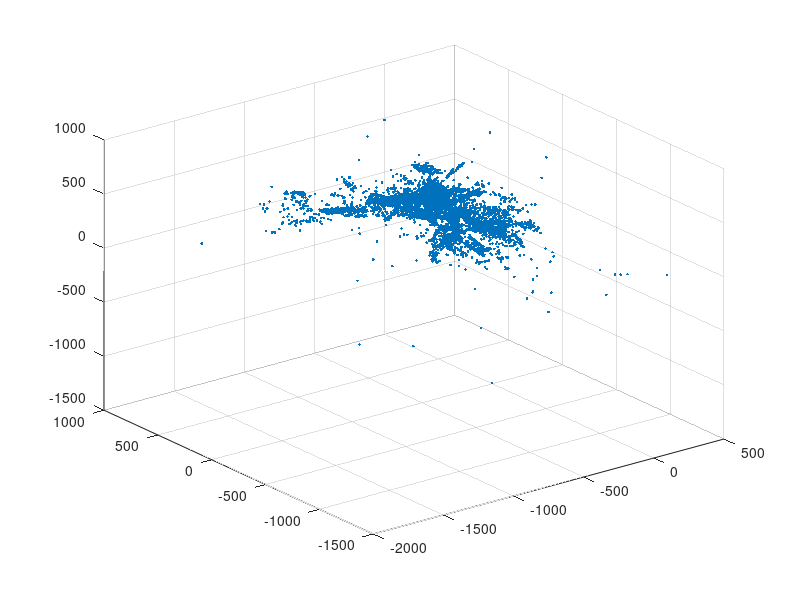

Source code (MATLAB):
%% Load images for final assignment
% create list of images present for the structure from motion project
% Input: 
%   -foldername
%
% Output: 
%   -3D model of the object
%
% Authors: 
%   -Bas Buller 4166566
%   -Rick Feith 4218272

clear all;  


%% Tunable parameters
harris_scales       = 22; % determines how many scales the image is checked for
harris_threshold    = 0.0001;
nearest_neighbour   = 0.87;
sift_thresh         = 0.75;
ransac_iters        = 5000;
ransac_thresh       = 100;

own_algorithm       = 0; % Use sift feature detection and matching (0) or own algorithm (1)      
step1               = 0; % Perform feature detection
step2               = 0; % Perform feature matching
step3               = 0; % Apply normalized 8-point Ransac to find best matches
step4               = 0; % Determine point view matrix
step5               = 0; % 3D coordinates for 3 and 4 consecutive images
step6               = 0; % Procrustes analysis
step7               = 0; % Bundle adjustment
step8               = 1; % Surface plot of complete model
plots               = 0; % Show example plots
image1              = 1;% Which images are plotted, this number indicates the left image

if(step1)
%% Step 1: create list of images, Detect feature points and create Sift descriptor
    % create complete data cell
    % | name | x | y | s | d | matches | vl_Sift matches | RANSAC matches
    keypoints = {};
    folder_name = 'modelCastlePNG';

    % create list of images
    keypoints(:,1) = loaddata(folder_name);
    fprintf("Files loaded into filenames \n")
    
    % Detect feature points and extract sift features
    num_of_im = length(keypoints);
    for i = 1:num_of_im
        fprintf(strcat("Starting image ",num2str(i)," of ",num2str(num_of_im)," \n"))
%         if(own_algorithm)
%             [s,r,c] = extractfeatures(keypoints{i,1},harris_scales,harris_threshold);
            [x1 y1 a1 b1 c1 desc1 x2 y2 a2 b2 c2 desc2] = extract_features2(keypoints{i,1},0);
            
% %            create sift Descriptor
%              [x,y,d] = sift_descriptor(keypoints{i,1},s,r,c);
%             keypoints(i,2) = {x};
%             keypoints(i,3) = {y};
%             keypoints(i,4) = {s};
%             keypoints(i,5) = {d};
%             fprintf(strcat(num2str(length(x))+" keypoints found. \n"))
            
            keypoints(i,2) = {[x1' x2']};
            keypoints(i,3) = {[y1' y2']};
            keypoints(i,4) = {[a1' b1' c1']};
            keypoints(i,5) = {[desc1' desc2']};
            fprintf(strcat(num2str(length([x1' x2']))+" keypoints found. \n"))
%         else % using only vl_sift
%             [f,d] = vl_sift(single(rgb2gray(imread(keypoints{i,1}))),'PeakThresh',sift_thresh);  
%             keypoints(i,2) = {f(1,:)};
%             keypoints(i,3) = {f(2,:)};
%             keypoints(i,4) = {f(3,:)};
%             keypoints(i,5) = {d};
%         end
    end

%     if(own_algorithm)
%         save own_keypoints keypoints
%     else
        save vl_keypoints keypoints
%     end
% figure()
%   imshow(imread(keypoints{image1,1}))
%    hold on
%     x1 = keypoints{image1,2};
%     y1 = keypoints{image1,3};
%     scatter(x1,y1)
end


if(step2)
%% step 2: Look for matches in feature points    
    if(own_algorithm)
        load own_keypoints
    else
        load vl_keypoints
    end
    num_of_im = size(keypoints,1);
    matches   = {};
    
    % match each image with its consecutive image and write to data
    for i = 1:(num_of_im-1)
        fprintf(strcat("Started Matching on Image ", num2str(i)," \n"));
        if(own_algorithm)
            match = match_features(keypoints{i,2},keypoints{i,3},keypoints{i,5},keypoints{i+1,2},keypoints{i+1,3},keypoints{i+1,5},nearest_neighbour);
            matches(i,1) = {match};
        else
            [match, scores]  = vl_ubcmatch(keypoints{i,5},keypoints{i+1,5},1/nearest_neighbour );
            matches(i,1) = {match};
        end
        fprintf(strcat(num2str(length(match(1,:)))+" matches found. \n"))
    end

    % perform match between last and first image and write to data
    fprintf(("Started Matching on Image 19 \n"));
     if(own_algorithm)
        match = match_features(keypoints{19,2},keypoints{19,3},keypoints{19,5},keypoints{1,2},keypoints{1,3},keypoints{1,5},nearest_neighbour);
        matches(19,1) = {match};
        save own_matches matches
    else
        [match, scores] = vl_ubcmatch(keypoints{19,5},keypoints{1,5},1/nearest_neighbour );
        matches(19,1) = {match};
        save vl_matches matches
     end
     fprintf(strcat(num2str(length(match(1,:)))+" matches found. \n"))
end


if(step3)
%% Step 3: Apply 8-points RANSAC algorithm

%load data
    if(own_algorithm)
        load own_keypoints
        load own_matches
    else
        load vl_keypoints
        load vl_matches
    end
    
    for i = 1:(length(keypoints)-1)
    % normalize data
        x1 = keypoints{i,2}(matches{i,1}(1,:));
        y1 = keypoints{i,3}(matches{i,1}(1,:));
        x2 = keypoints{i+1,2}(matches{i,1}(2,:));
        y2 = keypoints{i+1,3}(matches{i,1}(2,:));
        [xn1,yn1,T1] = normalize_points(x1,y1);
        [xn2,yn2,T2] = normalize_points(x2,y2);
      
      % apply 8 point ransac algorithm
      % [F, inliers] = fundamental_ransac(xn1,yn1,xn2,yn2,ransac_iters,ransac_thresh);
%       FRD = T2' * F * T1; 
        [FRD, inliers] = estimateFundamentalMatrix([x1',y1'],[x2',y2'],'method','RANSAC','NumTrials',2000,'DistanceThreshold',ransac_thresh);
        matches{i,2} = inliers';
        fprintf(strcat(num2str(length(find(inliers)))+" inliers found. \n"))
    end
    
        % normalize data
        x1 = keypoints{19,2}(matches{19,1}(1,:));
        y1 = keypoints{19,3}(matches{19,1}(1,:));
        x2 = keypoints{1,2}(matches{19,1}(2,:));
        y2 = keypoints{1,3}(matches{19,1}(2,:));
        [xn1,yn1,T1] = normalize_points(x1,y1);
        [xn2,yn2,T2] = normalize_points(x2,y2);
      
      % apply 8 point ransac algorithm
      % [F, inliers] = fundamental_ransac(xn1,yn1,xn2,yn2,ransac_iters,ransac_thresh);
%       FRD = T2' * F * T1; 
        [FRD, inliers] = estimateFundamentalMatrix([x1',y1'],[x2',y2'],'method','RANSAC','NumTrials',2000,'DistanceThreshold',ransac_thresh);
        matches{19, 2} = inliers';
        fprintf(strcat(num2str(length(find(inliers)))+" inliers found. \n"))
        % save data
    if(own_algorithm)
        save own_matches matches
    else
        save vl_matches matches
    end
   
%     % plotting results
% [lines] = epipolarLine(FRD, [x1(inliers)',y1(inliers)']);
% points = lineToBorderPoints(lines, size(imread(keypoints{2,1})));
% % 
% figure()
% imshow(imread(keypoints{1,1}))
% hold on
% scatter(x1(inliers),y1(inliers),'r')
% 
% figure()
% imshow(imread(keypoints{2,1}))
% hold on
% line(points(:,[1,3])',points(:,[2,4])');
%     
%     
%     
% end
end


if(plots)
%% plot image for check using first 20 matches
    if(own_algorithm)
        load own_keypoints
        load own_matches
    else
        load vl_keypoints
        load vl_matches
    end
    
    if(own_algorithm)
        figure('name','1 and 2 with own algorithm')
    else
        figure('name','1 and 2 with vl_sift')
    end
    imshow([imread(keypoints{image1,1}) imread(keypoints{image1+1,1})])
    hold on
    x1 = keypoints{image1,2}(matches{image1,1}(1,matches{image1,2}));
    y1 = keypoints{image1,3}(matches{image1,1}(1,matches{image1,2}));
    x2 = size(imread(keypoints{image1,1}),2)+keypoints{image1+1,2}(matches{image1,1}(2,matches{image1,2}));
    y2 = keypoints{image1+1,3}(matches{image1,1}(2,matches{image1,2}));

    scatter(x1,y1,'r')
    scatter(x2,y2,'r')
    line([x1;x2],[y1;y2],'color','b')
    size(x1)
    % figure('name','1 and 2 with vl_sift algorithm')
    % imshow([imread(data{1,1}) imread(data{2,1})])
    % hold on
    % x1 = data{1,2}(data{1,7}(1,1:20));
    % y1 = data{1,3}(data{1,7}(1,1:20));
    % x2 = size(imread(data{1,1}),2)+data{2,2}(data{1,7}(2,1:20));
    % y2 = data{2,3}(data{1,7}(2,1:20));
    % 
    % scatter(x1,y1,'r')
    % scatter(x2,y2,'r')
    % line([x1;x2],[y1;y2],'color','b')
end


if(step4)
%% Point view matrix
    fprintf('Find point view matrix');
    if(own_algorithm)
        load own_keypoints
        load own_matches
    else
        load vl_keypoints
        load vl_matches
    end
    
    % point view matrix
    PVM = point_view_matrix(matches);
    
    if(own_algorithm)
        save own_pvm PVM
    else
        save vl_pvm PVM
    end
end


if(step5)
%% 3D coordinates for 3 and 4 consecutive images
    if(own_algorithm)
        load own_keypoints
        load own_matches
        load own_pvm
    else
        load vl_keypoints
        load vl_matches
        load vl_pvm
    end
    skips = 0;
    % 3 consecutive images
    triple_im = [1:19; 2:19 1; 3:19 1 2];
    [triple_models,skips] = SfM(keypoints, PVM, triple_im,skips);
    skips
    % 4 consecutive images
    quad_im = [1:19; 2:19 1; 3:19 1 2; 4:19 1:3];
    [quad_models,skips] = SfM(keypoints, PVM, quad_im,skips);
    skips
    if(own_algorithm)
        save own_triple_models triple_models
        save own_quad_models quad_models
    else
        save vl_triple_models triple_models
        save vl_quad_models quad_models
    end
end


if(step6)
%% Procrustes analysis for complete 3D model
    if(own_algorithm)
        load own_triple_models
        load own_quad_models
    else
        load vl_triple_models
        load vl_quad_models
    end
    tic
    % Complete 3D model
    complete_model = model_stitching(triple_models, quad_models);
    toc
    if(own_algorithm)
        save own_complete_model complete_model
    else
        save vl_complete_model complete_model
    end
end


if(step7)
%% Bundle Adjustment 
    if(own_algorithm)
        load own_complete_model
    else
        load vl_complete_model
    end
    
    if(own_algorithm)
        save own_complete_model complete_model
    else
        save vl_complete_model complete_model
    end
end


if(step8)
%% Surface plot of complete model
    if(own_algorithm)
        load own_complete_model
    else
        load vl_complete_model
    end
    
%     % Plot 3D scatter plot of the complete model
figure()
     scatter3(complete_model(1,:), complete_model(2,:), complete_model(3,:),'.b')
% [X,Y] = meshgrid(round(complete_model(1,:)), round(complete_model(2,:)));
x = complete_model(1,:);
y = complete_model(2,:);
z = complete_model(3,:);
% x = x - min(x);
% y = y - min(y);
% z = z -min(z);
% model = zeros(ceil(max(y)),ceil(max(x)));
% for i = 1: length(x)
%     model(round(y(i))+1,round(x(i))+1) = z(i);
%     
% end
% tri = delaunay(x,y);
% trisurf(tri,x,y,z)
% figure()
% surf(X,Y,model)
end



























